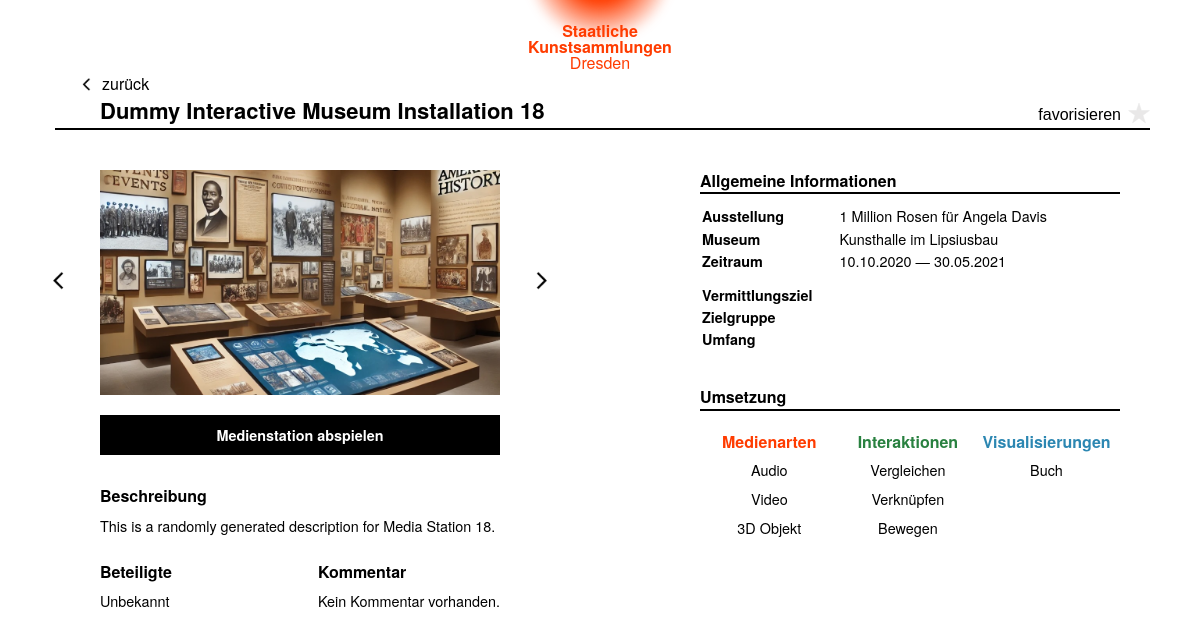
Page /mediastations/20 on the committed database.
### models.py (models this page shows)
class MediaStation(db.Model, SerializerMixin):
    __tablename__ = 'mediastation'
    id = db.Column(db.Integer, primary_key=True)
    title = db.Column(db.Text, nullable=False)
    description = db.Column(db.Text)
    image_urls = db.Column(JSON, default=list)
    path_to_exec = db.Column(db.Text)
    exhibition_id = db.Column(db.Integer, db.ForeignKey('exhibition.id'), nullable=False)
    media_types = db.relationship('MediaType', secondary=media_type_association, backref=db.backref('mediastation', lazy=True))
    interactions = db.relationship('Interaction', secondary=interaction_association, backref=db.backref('mediastation', lazy=True))
    visualizations = db.relationship('Visualization', secondary=visualization_association, backref=db.backref('mediastation', lazy=True))

class Exhibition(db.Model, SerializerMixin):
    __tablename__ = 'exhibition'
    id = db.Column(db.Integer, primary_key=True)
    title = db.Column(db.Text, nullable=False)
    start_date = db.Column(db.Text)
    end_date = db.Column(db.Text)
    location = db.Column(db.Text)
    trailer = db.Column(db.Text)
    mediastations = db.relationship('MediaStation', backref='exhibition', lazy=True)

class MediaType(db.Model, SerializerMixin):
    id = db.Column(db.Integer, primary_key=True)
    name = db.Column(db.Text, nullable=False)

class Interaction(db.Model, SerializerMixin):
    id = db.Column(db.Integer, primary_key=True)
    name = db.Column(db.Text, nullable=False)

class Visualization(db.Model, SerializerMixin):
    id = db.Column(db.Integer, primary_key=True)
    name = db.Column(db.Text, nullable=False)

### routes.py (the view)
    @app.route("/mediastations/<id>")
    def get_mediastation(id):
        idx = request.args.get("idx", default=0, type=int)
        mediastation = MediaStation.query.get(id)
        exhibition = Exhibition.query.get(mediastation.exhibition_id)
        media_types = db.session.query(MediaType).join(MediaStation.media_types).filter(MediaStation.id == id).all()
        interactions = db.session.query(Interaction).join(MediaStation.interactions).filter(MediaStation.id == id).all()
        visualizations = db.session.query(Visualization).join(MediaStation.visualizations).filter(MediaStation.id == id).all()
        return render_template("mediastation.html", mediastation=mediastation, id=id, exhibition=exhibition, mediatypes=media_types, interactions=interactions, visualizations=visualizations, idx=idx)

### templates/mediastation.html (shortened to what this page needs)
{% extends 'base.html' %} {% block title %} Interaktive Museumsinstallation {% endblock %} {% block content %}
<div class="ms-container">
  <div class="ms-header">
    <div class="first-row btn-before"><a href="{{ url_for('index') }}" id="go-back" class="nav-btn btn-back">zurück</a></div>
    <div class="second-row">
      <h1>{{ mediastation.title }}</h1>
      <button class="pointer" id="favorize">
        favorisieren<svg id="icon-fav" class="icon pointer"><use href="{{ url_for('static', filename='svg/icons.svg') }}#icon-fav"></use></svg>
      </button>
    </div>
  </div>
  <div id="js-book-page" class="ms-book fade-in">
    <div class="ms-book-page-one">
      <div class="slider-control">
        <div class="slider-container ms-image">
          <div id="js-slider" class="slider-wrapper notransition">
            {% for image in mediastation.image_urls %}
            <div class="slide">
              <a href="{{ url_for('get_mediastation_images', id=mediastation.id, idx=loop.index-1) }}"><img class="" src="{{ url_for('get_image', img=image) }}" alt="{{mediastation.title}}" /></a>
            </div>
            {% endfor %}
          </div>
        </div>
        <button class="slider-button prev">
          <svg id="icon-arrow-left" class="icon pointer"><use href="{{ url_for('static', filename='svg/icons.svg') }}#icon-arrow-left"></use></svg>
        </button>
        <button class="slider-button next">
          <svg id="icon-arrow-right" class="icon pointer"><use href="{{ url_for('static', filename='svg/icons.svg') }}#icon-arrow-left"></use></svg>
        </button>
      </div>
      <div class="ms-play"><a href="{{ url_for('get_media', id=mediastation.id) }}" class="ms-play-btn bold">Medienstation abspielen</a></div>
      <div class="ms-description pb-25">
        <h2>Beschreibung</h2>
        <p>{% if mediastation.description %} {{ mediastation.description }} {% endif %}</p>
      </div>
      <div class="ms-wrapper">
        <div class="ms-involved">
          <h2>Beteiligte</h2>
          <ul>
            {% if mediastation.involved %}
            <li></li>
            {% else %}
            <li>Unbekannt</li>
            {% endif%}
          </ul>
        </div>
        <div class="ms-comment">
          <h2>Kommentar</h2>
          {% if mediastation.comments %}
          <p></p>
          {% else %}
          <p>Kein Kommentar vorhanden.</p>
          {% endif%}
        </div>
      </div>
    </div>
    <div class="ms-book-page-two">
      <div class="ms-general pb-25">
        <h2>Allgemeine Informationen</h2>
        <table class="ms-inf">
          <tr>
            <th>Ausstellung</th>
            <td>{{ exhibition.title }}</td>
          </tr>
          <tr>
            <th>Museum</th>
            <td>{{ exhibition.location }}</td>
          </tr>
          <tr>
            <th>Zeitraum</th>
            <td>{{ exhibition.start_date[8:10] }}.{{ exhibition.start_date[5:7] }}.{{ exhibition.start_date[:4] }} &horbar; {{ exhibition.end_date[8:10] }}.{{ exhibition.end_date[5:7] }}.{{ exhibition.end_date[:4] }}</td>
          </tr>
          <tr>
            <td colspan="2" style="height: 10px"></td>
          </tr>
          <tr>
            <th>Vermittlungsziel</th>
            <td>{{ mediastation.goal }}</td>
          </tr>
          <tr>
            <th>Zielgruppe</th>
            <td>{{ mediastation.target }}</td>
          </tr>
          <tr>
            <th>Umfang</th>
            <td>{{ mediastation.scope }}</td>
          </tr>
        </table>
      </div>
      <div class="ms-media pb-25">
        <h2>Umsetzung</h2>
        <div id="js-filter-link" class="ms-wrapper-no-overflow">
          <div class="ms-media-col">
            <h3 class="c-r">Medienarten</h3>
            <ul>
              {% for mt in mediatypes %}
              <li class="realization" data-tooltip="danach Filtern:" data-type="media_type"><a href="{{ url_for('index') }}">{{ mt.name }}</a></li>
              {% endfor %}
            </ul>
          </div>
          <div class="ms-media-col">
            <h3 class="c-g">Interaktionen</h3>
            <ul>
              {% for it in interactions %}
              <div class="realization-tooltip">
                <li class="realization" data-tooltip="danach Filtern:" data-type="interaction_type"><a href="{{ url_for('index') }}">{{ it.name }}</a></li>
              </div>
              {% endfor %}
            </ul>
          </div>
          <div class="ms-media-col">
            <h3 class="c-b">Visualisierungen</h3>
            <ul>
              {% for viz in visualizations %}
              <li class="realization" data-tooltip="danach Filtern:" data-type="visualization_type"><a href="{{ url_for('index') }}">{{ viz.name }}</a></li>
              {% endfor %}
            </ul>
          </div>
        </div>
      </div>
    </div>
  </div>
</div>
{% endblock %}

### rows in the picture
MediaStation: title "Dummy Interactive Museum Installation 18", description "This is a randomly generated description for Media Station 18."
Exhibition: title "1 Million Rosen für Angela Davis", location "Kunsthalle im Lipsiusbau", start_date "10", start_date "2020", end_date "30", end_date "05", end_date "2021"
MediaType: name "Audio"
MediaType: name "Video"
MediaType: name "3D Objekt"
Interaction: name "Vergleichen"
Interaction: name "Verknüpfen"
Interaction: name "Bewegen"
Visualization: name "Buch"
